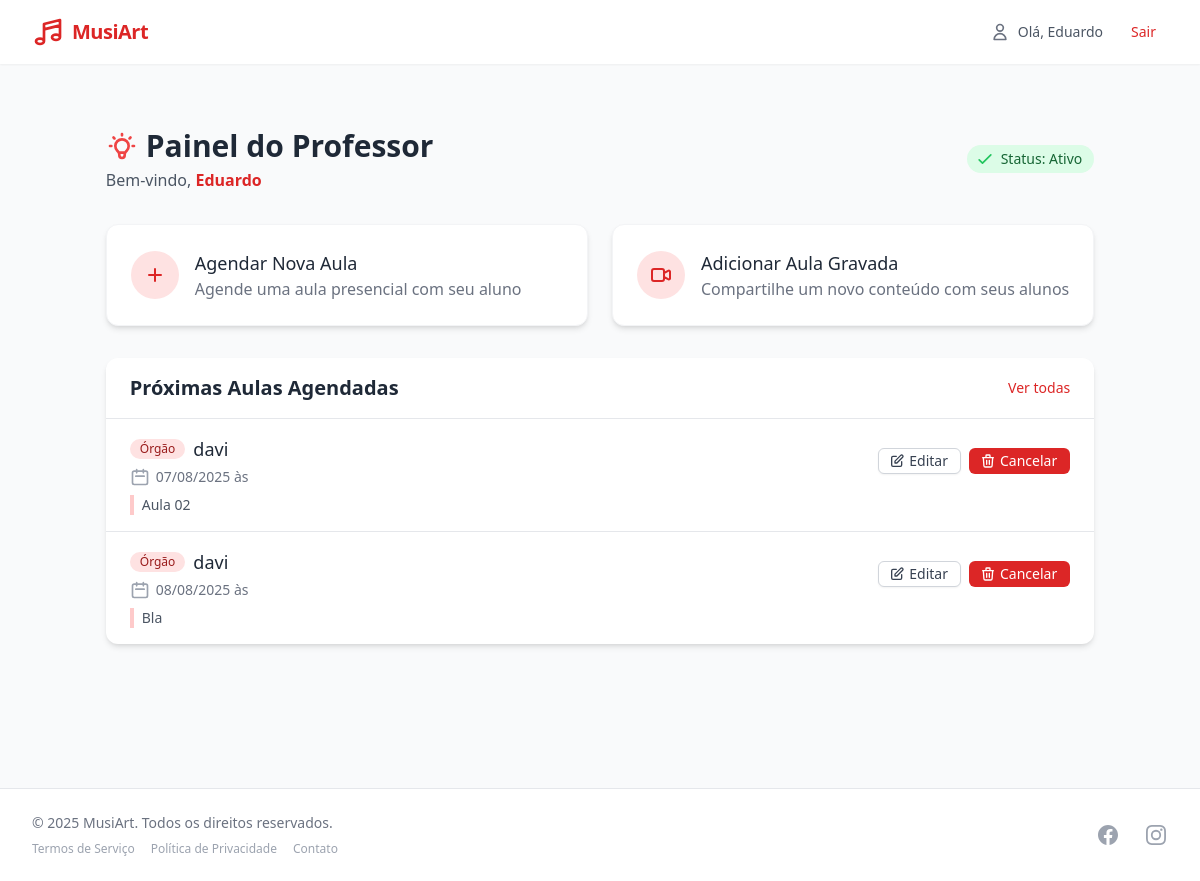
Page /aulas/painel-professor/ (signed in) on the earlier database version.
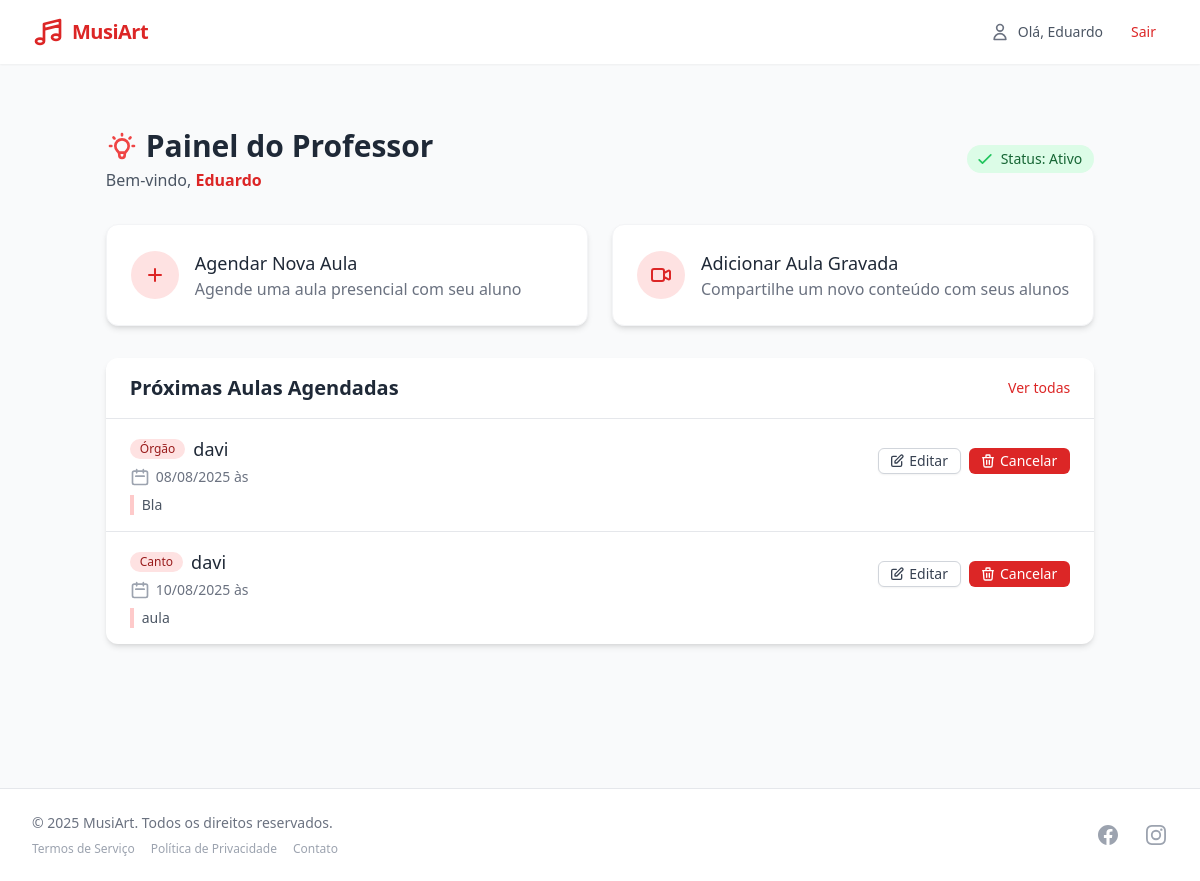
Same page on the later database version.
### agenda/models.py (models this page shows, shortened)
class AulaAgendada(models.Model):
    TIPO_AULA_CHOICES = [
        ('CANTO', 'Canto'),
        ('TECLADO', 'Teclado'),
        ('ORGAO', 'Órgão'),
    ]
    aluno = models.ForeignKey(
        User,
        on_delete=models.CASCADE,
        limit_choices_to={'tipo': 'ALUNO'},  # Filtra apenas alunos
        related_name='aulas_agendadas_aluno'
    )
    professor = models.ForeignKey(
        User,
        on_delete=models.CASCADE,
        limit_choices_to={'tipo': 'PROFESSOR'},  # Filtra apenas professores
        related_name='aulas_agendadas_professor'
    )
    data = models.DateTimeField()
    tipo = models.CharField(max_length=10, choices=TIPO_AULA_CHOICES)
    observacoes = models.TextField(blank=True)
    confirmada = models.BooleanField(default=False)
    class Meta:
        ordering = ['data']
        verbose_name = 'Aula Agendada'
        verbose_name_plural = 'Aulas Agendadas'

### usuarios/models.py (models this page shows, shortened)
class Usuario(AbstractUser):
    tipo = models.CharField(max_length=10, choices=[('ALUNO', 'Aluno'), ('PROFESSOR', 'Professor')])
    class Meta:
        verbose_name = 'Usuário'
        verbose_name_plural = 'Usuários'

### aulas/views.py (the view)
# urls.py: path('painel-professor/', views.painel_professor, name='painel_professor'),
@login_required
def painel_professor(request):
    aulas = AulaAgendada.objects.filter(professor=request.user).order_by('data')
    return render(request, 'aulas/painel_professor.html', {'aulas': aulas})

### aulas/templates/aulas/painel_professor.html (shortened to what the changed rows need)
{% extends 'core/base.html' %}
{% block content %}
<div class="max-w-7xl mx-auto px-4 py-8">
  <div class="flex flex-col md:flex-row justify-between items-start md:items-center mb-8">
    <div>
      <h1 class="text-3xl font-bold text-gray-800 flex items-center">
        Painel do Professor
      </h1>
    </div>
  </div>
  <div class="bg-white rounded-xl shadow-md overflow-hidden mb-8">
    <div class="px-6 py-4 border-b border-gray-200 flex justify-between items-center">
      <h2 class="text-xl font-semibold text-gray-800">Próximas Aulas Agendadas</h2>
    </div>
    {% if aulas %}
      <ul class="divide-y divide-gray-200">
        {% for aula in aulas %}
        <li class="px-6 py-4 hover:bg-gray-50 transition-colors duration-150">
          <div class="flex flex-col md:flex-row md:items-center md:justify-between">
            <div class="mb-2 md:mb-0">
              <div class="flex items-center">
                <span class="inline-flex items-center px-2.5 py-0.5 rounded-full text-xs font-medium bg-primary-100 text-primary-800 mr-2">
                  {{ aula.get_tipo_display }}
                </span>
                <h3 class="text-lg font-medium text-gray-800">{{ aula.aluno.get_full_name|default:aula.aluno.username }}</h3>
              </div>
              <div class="mt-1 flex items-center text-sm text-gray-500">
                <svg xmlns="http://www.w3.org/2000/svg" class="flex-shrink-0 mr-1.5 h-5 w-5 text-gray-400" fill="none" viewBox="0 0 24 24" stroke="currentColor">
                  <path stroke-linecap="round" stroke-linejoin="round" stroke-width="2" d="M8 7V3m8 4V3m-9 8h10M5 21h14a2 2 0 002-2V7a2 2 0 00-2-2H5a2 2 0 00-2 2v12a2 2 0 002 2z" />
                </svg>
                {{ aula.data|date:"d/m/Y" }} às {{ aula.hora|time:"H:i" }}
              </div>
            </div>
            <div class="flex items-center space-x-2">
              <a href="{% url 'agenda:editar' aula.id %}" class="inline-flex items-center px-3 py-1 border border-gray-300 shadow-sm text-sm leading-4 font-medium rounded-md text-gray-700 bg-white hover:bg-gray-50 focus:outline-none focus:ring-2 focus:ring-offset-2 focus:ring-primary-500">
                Editar
              </a>
              <form method="post" action="{% url 'agenda:cancelar' aula.id %}">
                <button type="submit" class="inline-flex items-center px-3 py-1 border border-transparent text-sm leading-4 font-medium rounded-md text-white bg-red-600 hover:bg-red-700 focus:outline-none focus:ring-2 focus:ring-offset-2 focus:ring-red-500">
                  Cancelar
                </button>
              </form>
            </div>
          </div>
          {% if aula.observacoes %}
          <div class="mt-2 pl-2 border-l-4 border-primary-200">
            <p class="text-sm text-gray-600">{{ aula.observacoes }}</p>
          </div>
          {% endif %}
        </li>
        {% endfor %}
      </ul>
    {% endif %}
  </div>
</div>
{% endblock %}

Differences in the rows shown:
removed AulaAgendada: tipo "Órgão", aluno.get_full_name "davi", data "07/08/2025", observacoes "Aula 02"
added AulaAgendada: tipo "Canto", aluno.get_full_name "davi", data "10/08/2025", observacoes "aula"
